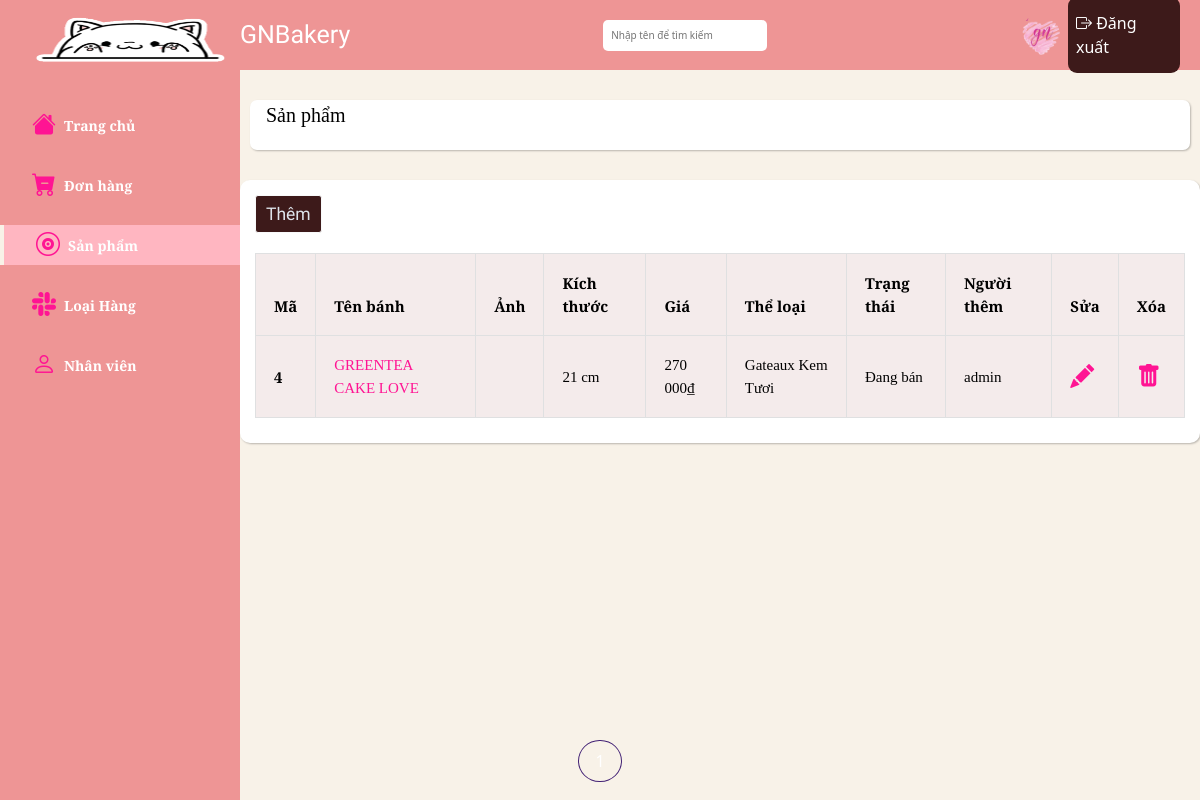
Page /admin/products/index.php on the earlier database version.
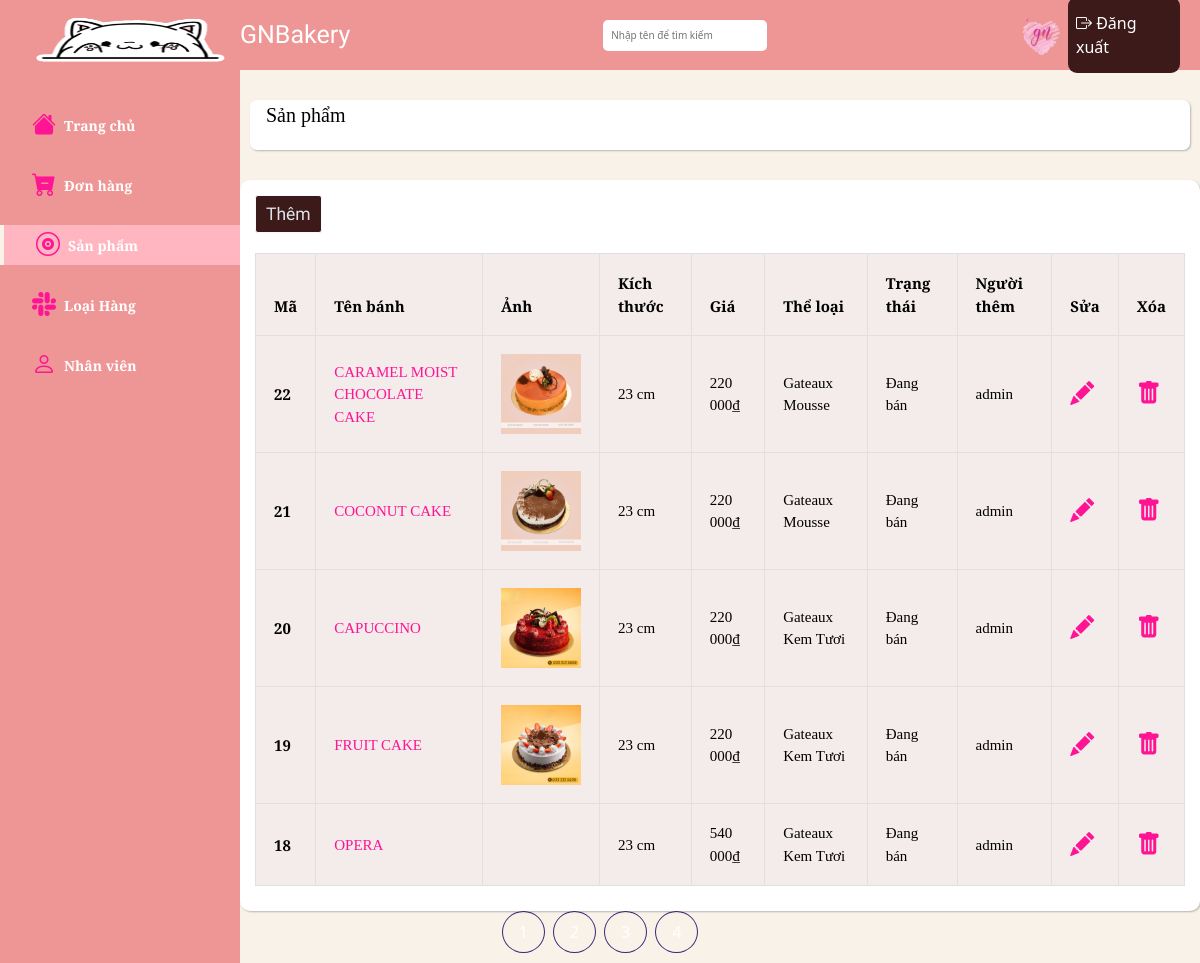
Same page on the later database version.
### tables this page shows
CREATE TABLE `products` (
  `id` int(11) NOT NULL,
  `name` varchar(50) NOT NULL,
  `image` varchar(255) NOT NULL,
  `size` int(11) NOT NULL,
  `price` float NOT NULL,
  `description` text NOT NULL,
  `status` tinyint(1) NOT NULL DEFAULT '1',
  `category_detail_id` int(11) NOT NULL,
  `admin_id` int(11) NOT NULL
);

CREATE TABLE `category_detail` (
  `id` int(11) NOT NULL,
  `name` varchar(50) NOT NULL,
  `category_id` int(11) NOT NULL
);

### admin/products/index.php (the view, shortened to what this page needs)
<?php
    $page = 'products';
    require_once '../../database/connect.php';
    $page_current = 1;
    $search = '';
    $sql_num_product = "select count(*) from products
                    where name like '%$search%'";
    $arr_num_product = mysqli_query($connect, $sql_num_product);
    $result_num_product = mysqli_fetch_array($arr_num_product);
    $num_product = $result_num_product['count(*)'];
    $num_product_per_page = 5;
    $num_page = ceil($num_product / $num_product_per_page);
    $skip_page = $num_product_per_page * ($page_current - 1);
    $sql = "select products.*, category_detail.name as category_name, admin.name as admin_name, products.admin_id
    from products
    join category_detail
    on category_detail.id = products.category_detail_id
    join admin
    on admin.id = products.admin_id
    where products.name like '%$search%'
    order by products.id desc
    limit $num_product_per_page offset $skip_page
    ";
    $result = mysqli_query($connect, $sql);
    require_once '../navbar-vertical.php';
?>
        <div class="main__container">
            <div class="main-container-text">
            <a class="header__name text-decoration-none" href="#">
                    <?= $page == 'products'?'Sản phẩm':'' ?>
                </a>
</div>
            <div class="container-fluid px-4">
                <a href="form_insert.php" class="btn btn-light btn-lg fs-3">Thêm</a>
                <div class="row gx-5">
                   <div class="col-12">
                    <table class="product__table table table-sm table-light table-bordered table-hover align-middle">
                        <thead>
                            <tr>
                            <th scope="col">Mã</th>
                            <th scope="col">Tên bánh</th>
                            <th scope="col">Ảnh</th>
                            <th scope="col">Kích thước</th>
                            <th scope="col">Giá</th>
                            <th scope="col">Thể loại</th>
                            <th scope="col">Trạng thái</th>
                            <th scope="col">Người thêm</th>
                            <th scope="col">Sửa</th>
                            <th scope="col">Xóa</th>
                            </tr>
                        </thead>
                        <tbody>
                            <?php foreach ($result as $each) { ?>
                                <tr>
                                    <th scope="row"><?= $each['id'] ?></th>
                                    <td>
                                        <a href="show.php?id=<?= $each['id'] ?>" class="text-decoration-none"><?= $each['name'] ?></a>
                                    </td>
                                    <td>
                                        <img class="products__img" src="../../assets/images/products/<?= $each['image'] ?>" alt="">
                                    </td>
                                    <td><?= $each['size'] ?> cm</td>
                                    <td><?= number_format($each['price'], 0, '.', ' ') ?>&#8363</td>
                                    <td><?= $each['category_name'] ?></td>
                                    <td><?php
                                        if($each['status'] === '1') { ?>
                                            Đang bán
                                        <?php } else { ?>
                                            Ngừng bán
                                        <?php } ?>
                                    </td>
                                    <td><?= $each['admin_name'] ?></td>
                                    <?php if($each['status'] === '1') { ?>
                                        <td>
                                            <a href="form_update.php?id=<?= $each['id'] ?>&admin_id=<?= $each['admin_id'] ?>">
                                                <i class="bi bi-pencil-fill"></i>
                                            </a>
                                        </td>
                                        <td>
                                            <a href="delete.php?id=<?= $each['id'] ?>&admin_id=<?= $each['admin_id'] ?>">
                                            <i class="bi bi-trash-fill"></i>
                                            </a>
                                        </td>
                                    <?php } ?>
                                </tr>
                            <?php } ?>
                        </tbody>
                        </table>
                   </div>
                </div>
            </div>
        </div>
<?php require_once '../footer.php'; ?>

### admin/navbar-vertical.php (shortened to what this page needs)
<!DOCTYPE html>
<html lang="en">
<head>
    <link rel="stylesheet" href="https://cdnjs.cloudflare.com/ajax/libs/normalize/8.0.1/normalize.min.css"/>
    <link href="https://cdn.jsdelivr.net/npm/bootstrap@5.0.2/dist/css/bootstrap.min.css" rel="stylesheet">
    <link rel="stylesheet" href="https://cdn.jsdelivr.net/npm/bootstrap-icons@1.7.2/font/bootstrap-icons.css">
    <link rel="stylesheet" href="../../assets/css/admin.css">
</head>
<body>
<div class="main">
    <nav class="navbar navbar-vertical d-block position-fixed top-0 start-0 bottom-0 p-0 navbar-collapse">
        <div class="navbar__content">
            <a class="navbar-brand px-5 d-block" href="#">
            <img src="../../source (1).gif" alt="" style="width: 200px; height: 100px;">
            </a>
            <ul class="nav navbar__list flex-column">
                <li class="nav-item navbar__item">
                    <a class="nav-link d-flex align-items-center navbar__link <?= $page == 'root'?'active':'' ?>" href="../root">
                        <i class="navbar__link-icon bi bi-house-fill"></i>
                        <span>Trang chủ</span>
                    </a>
                </li>
                <li class="nav-item navbar__item">
                    <a class="nav-link d-flex align-items-center navbar__link <?= $page == 'orders'?'active':'' ?>" href="../playlists">
                        <i class="navbar__link-icon bi bi-cart-dash-fill"></i>
                        <span>Đơn hàng</span>
                    </a>
                </li>
                <li class="nav-item navbar__item">
                    <a class="nav-link d-flex align-items-center navbar__link <?= $page == 'products'?'active':'' ?>" href="../products">
                        <i class="navbar__link-icon bi bi-vinyl"></i>
                        <span>Sản phẩm</span>
                    </a>
                </li>
                <li class="nav-item navbar__item">
                    <a class="nav-link d-flex align-items-center navbar__link <?= $page == 'categories'?'active':'' ?>" href="../categories">
                        <i class="navbar__link-icon bi bi-slack"></i>
                        <span>Loại Hàng</span>
                    </a>
                </li>
                <li class="nav-item navbar__item">
                    <a class="nav-link d-flex align-items-center navbar__link <?= $page == 'employees'?'active':'' ?>" href="../employees">
                        <i class="navbar__link-icon bi bi-person"></i>
                        <span>Nhân viên</span>
                    </a>
                </li>
            </ul>
        </div>
    </nav>
    <header class="header d-flex justify-content-between align-items-center">
              <a class="header-text" href="">GNBakery</a>
                <form action="">
                    <input type="search" name="search" class="form__search" value="<?php $search?? '' ?>" placeholder="Nhập tên để tìm kiếm">
                </form>
                <div class="header__user d-flex align-items-center">
                    <img class="header__user-img" src="../../img/logo.png<?= $_SESSION['image'] ?>" alt="avt-user">
                    <div class="header__signout">
                        <a href="../signout.php">
                            <i class="bi bi-box-arrow-right"></i>
                            Đăng xuất
                        </a>
                    </div>
                </div>
    </header>

### admin/footer.php (shortened to what this page needs)
<footer>
            <ul class="pagination table__pagination justify-content-center">
                <?php for($i = 1; $i <= $num_page; $i++) { ?>
                    <li class="pagination-item
                        <?php if($i == $page) { echo 'pagination-item--active';} ?>
                    ">
                        <a href="?page=<?php echo $i ?>&search=<?php echo $search ?>" class="pagination-item__link">
                        </a>
                    </li>
                <?php } ?>
            </ul>
        </footer>
    </div>
</body>
</html>

### assets/css/admin.css (style rules this page uses)
html { font-size: 62.5%; line-height: 1.6rem; font-family: 'Roboto', sans-serif; box-sizing: border-box; }
a { color: #FF1493; }
* { box-sizing: inherit; }
ul.navbar__list { margin-top: 15px; }
li.navbar__item { margin-top: 20px; }
:root { --text-color: #ffffff; --background-color: #f8f2e8; --navbar-color: #EE9595; --navbar-vertical-width : 240px; }
body { background-color: var(--background-color); }
.navbar-vertical { width: var(--navbar-vertical-width); align-items: unset; justify-content: unset; background-color: var(--navbar-color); }
.navbar-brand { height: 70px; }
.navbar__link { padding: 2px 32px; color: var(--text-color); font-family: 'Merriweather', serif; font-size: 23px; }
.navbar__link span { font-size: 1.4rem; font-weight: 700; }
.navbar__link.active { color: #fdffff; background-color: #FFB6C1; border-left: 4px solid #f8f2e8; }
.navbar__link-icon { font-size: 2.4rem; margin-right: 8px; color: #FF1493; }
.header { height: 70px; margin-left: var(--navbar-vertical-width); background-color:var(--navbar-color); }
.header__name { color: black; font-size: 2rem; margin-left: 16px; margin-top: 5px; font-family: 'Merriweather', serif; }
.header__user { margin-right: 20px; cursor: pointer; position: relative; }
.header__user-img { width: 40px; height: 40px; border-radius: 50%; margin-right: 8px; }
.header__signout { top: calc(100% + 8px); right: -4px; width: 112px; background-color: #3d1a1a; z-index: 1; padding: 6px 0; border-radius: 9px; }
.header .header-text { text-decoration: none; color: white; font-size: 25px; font-family: 'Smooch Sans', sans-serif; }
.header__signout a { font-size: 1.6rem; text-decoration: none; color: var(--text-color); display: block; padding: 8px; border-radius: 4px; }
.header__signout::before { position: absolute; content: ""; top: -14px; left: 0; width: 100%; height: 16px; }
.main__form, .main__container { margin-left: var(--navbar-vertical-width); min-height: 80vh; margin-top: 30px; }
.main-container-text { box-shadow: 1px 1px 2px 0px #00000040; background-color: white; border-radius: 7px; height: 50px; margin: 30px 10px; }
.container-fluid { box-shadow: 1px 1px 2px 0px #00000040; background-color: white; border-radius: 10px; padding: 15px; }
.products__img, .categories__img, .employee__img, .playlists__img { height: 80px; }
.form__search { outline: none; border: none; background-color: #ffffff; color: #ffff; padding: 8px; width: 100%; float: left; color: rgb(0, 0, 0); padding: 8px; width: 100%; border-radius: 5px; }
.pagination-item__link { display: inline-block; padding: 8px 16px; border: 1px solid #432275; border-radius: 50%; font-size: 1.6rem; color: var(--text-color); text-decoration: none; margin: 0 4px; }
.fs-3 { background-color: #3d1a1a; color: #dee4eb; font-size: 13px; margin-bottom: 20px; font-family: 'League Spartan', sans-serif; }
.table-sm>:not(caption)>*>* { padding: 18px; font-size: 15px; font-family: 'PT Serif', serif; }
.bi-pencil-fill, .bi-trash-fill { color: #FF1493; font-size: 2.4rem; }
.table-light { --bs-table-bg: #d3afaf40; --bs-table-striped-bg: #ecedee; --bs-table-striped-color: #000; --bs-table-active-bg: #dfe0e1; --bs-table-active-color: #000; --bs-table-hover-bg: #e5e6e7; --bs-table-hover-color: #000; color: #000; border-color: #dfe0e1; }

Differences in the rows shown:
no longer on this page (row edited): products: id "4", name "GREENTEA CAKE LOVE", size "21", price "270 000", category_detail.name "Gateaux Kem Tươi", status "Đang bán", admin.name "admin"
added products: id "22", name "CARAMEL MOIST CHOCOLATE CAKE", image (picture), size "23", price "220 000", category_detail.name "Gateaux Mousse", status "Đang bán", admin.name "admin"
added products: id "21", name "COCONUT CAKE", image (picture), size "23", price "220 000", category_detail.name "Gateaux Mousse", status "Đang bán", admin.name "admin"
added products: id "20", name "CAPUCCINO", image (picture), size "23", price "220 000", category_detail.name "Gateaux Kem Tươi", status "Đang bán", admin.name "admin"
added products: id "19", name "FRUIT CAKE", image (picture), size "23", price "220 000", category_detail.name "Gateaux Kem Tươi", status "Đang bán", admin.name "admin"
added products: id "18", name "OPERA", size "23", price "540 000", category_detail.name "Gateaux Kem Tươi", status "Đang bán", admin.name "admin"
